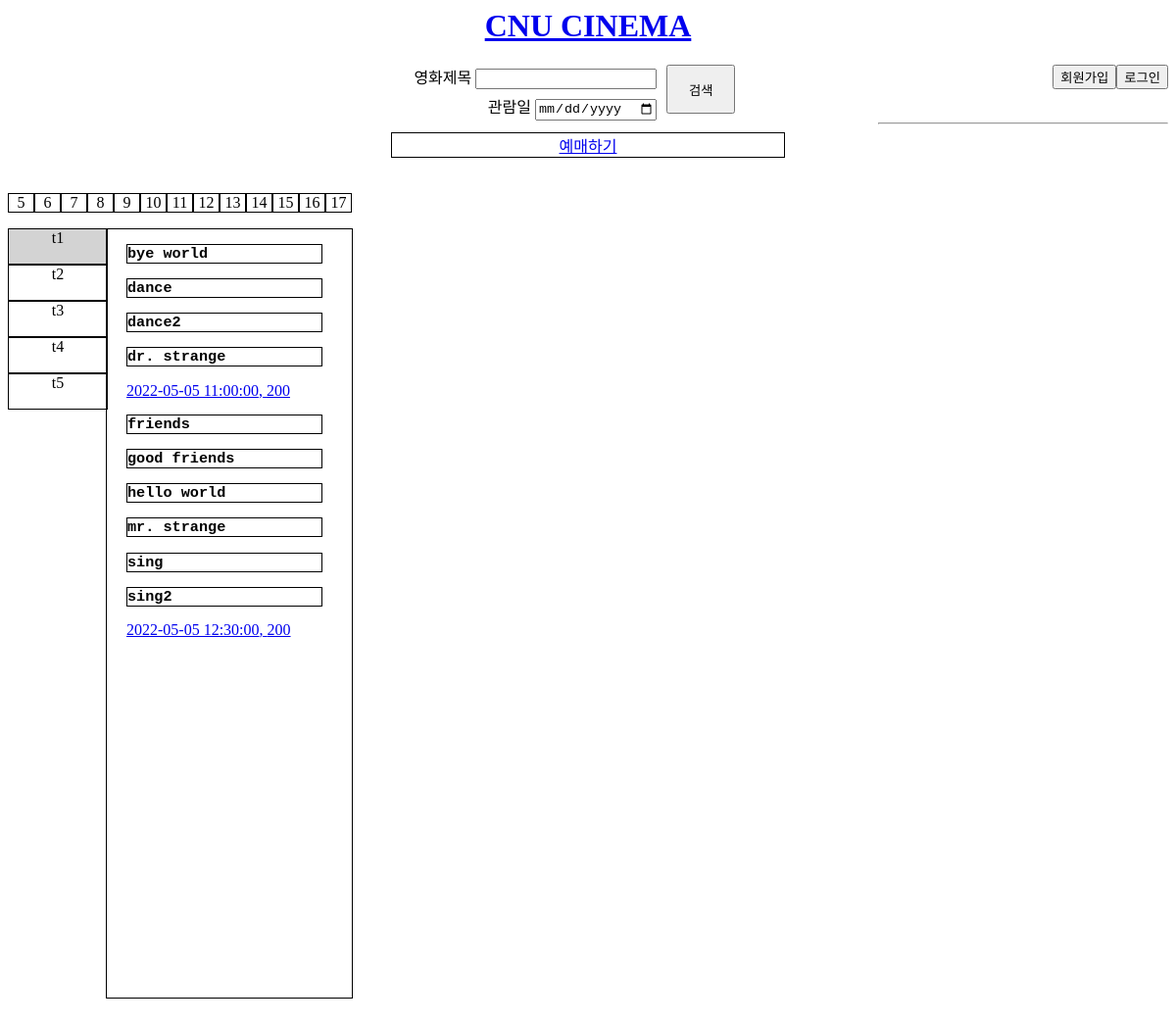
Screenshot of /schedule.php?date=2022-05-05 with the database file from the repository.
### tables this page shows
CREATE TABLE Movie 
	(
	mid TEXT NOT NULL,
	title TEXT,
	open_day TEXT,
	director TEXT,
	rating TEXT CHECK(rating IN ('ALL','12','15','18')),
	length INTEGER,
    CONSTRAINT Movie_PK PRIMARY KEY(mid)
	);

### conn.php (called while the page is built, shortened)
<?php
    $conn = FALSE;
    function getTheaterScheduleR($db, $tname, $movie, $date){
        $q = $db->query("SELECT theater.tname, schedule.sid, schedule.sdatetime, theater.seats
                            FROM schedule, theater, movie
                            WHERE (schedule.tname=theater.tname AND theater.tname='$tname')
                            AND (schedule.mid=movie.mid AND movie.title='$movie')
                            AND (DATE(schedule.sdatetime)=DATE('$date'));"
                        );
        $results = $q->fetchAll(PDO::FETCH_ASSOC);
        return $results;
    }
?>

### schedule.php (the view, shortened to what this page needs)
<?php
    include ('conn.php');
    $date = $_GET["date"];
?>
<html lang="en">
<head>
    <link rel="stylesheet" href="css/index.css">
</head>
<body>
    <div class="header">
        <h1 id="title"><a href="/index.php">CNU CINEMA</a></h1>
        <div class="div1"></div>
        <div class="div2" id="search">
            <form action="search.php" method="get" id="formform" name="search" onsubmit="return blankSearch();">
                <div id="in">
                    <li>영화제목 <input type="text" id="search" name="movie_title"></li>
                    <li>관람일 <input type="date" name="s_date"></li>
                </div>
                <div id="s">
                    <input type="submit" value="검색">
                </div>
            </form>
        </div>
        <?php
            if($conn){
                $email = $_SESSION["ID"];
                $pw = $_SESSION["PWD"];
                $q=$db->query("SELECT name FROM customer WHERE email='$email' and password='$pw';");
                $results = $q->fetchAll(PDO::FETCH_ASSOC);
                $name = $results[0]["name"];
                echo "<div>$name 님 | <button onclick='location.href=\"mypage.php\"'>마이페이지</button>
                                    <button onclick='location.href=\"signout.php\"'>로그아웃</button></div>";
        ?>
        <?php
            }
            else{
        ?>
        <div class="div3" id="signin">
            <button onclick="location.href='signin.php'">로그인</button>
            <button onclick="location.href='signup.php'">회원가입</button>
        </div>
        <?php
            }
        ?>
    </div><br><br>
    <div>
        <hr>
    </div>
    <ul>
        <li class="bar"><a href="schedule.php?date=2022-05-05">예매하기</a>
    </ul><br><br>
    <div>
        <ul class="date_select">
            <li class="date">5</li>
            <li class="date">6</li>
            <li class="date">7</li>
            <li class="date">8</li>
            <li class="date">9</li>
            <li class="date">10</li>
            <li class="date">11</li>
            <li class="date">12</li>
            <li class="date">13</li>
            <li class="date">14</li>
            <li class="date">15</li>
            <li class="date">16</li>
            <li class="date">17</li>
        </ul>
    </div>
    <br><br>
    <div class="tname">
        <ul>
            <li class="t" id="t1box" onclick="show('t1', event)">t1</li>
            <li class="t" id="t2box" onclick="show('t2', event)">t2</li>
            <li class="t" id="t3box" onclick="show('t3', event)">t3</li>
            <li class="t" id="t4box" onclick="show('t4', event)">t4</li>
            <li class="t" id="t5box" onclick="show('t5', event)">t5</li>
        </ul>
    </div>
    <div class="sche_box">
        <div class="schedule" id="t1">
            <?php
                $results = $db->query("SELECT title FROM movie ORDER BY title;");
                foreach($results as $title){
                    $t = $title["title"];
                    echo "<h3>$t</h3>";
                    echo "<ul class='t1movie_sche$t'>";
                    $t1_sche = getTheaterScheduleR($db, "t1", $t, $date);
                    foreach($t1_sche as $row){
                        $sche = $row["sdatetime"];
                        $seats = $row["seats"];
                        $sid = $row["sid"];
                        echo "<li class='sche$t'><a href='booking.php?theater=t2&title=$t&sche=$sche&sid=$sid'>$sche, $seats</a></li>";
                    }
                    echo "</ul>";
                }
            ?>
        </div>
    </div>
</body>
</html>

### css/index.css (style rules this page uses)
.header { margin-bottom: 3%; }
#title { color: red; text-align: center; }
#search { text-align: center; }
.div1 { float: left; height: 5px; width: 35%; }
.div2 { float: left; width: 40%; margin: auto; }
#in, #s { float: left; }
#in li { text-align: right; margin-bottom: 5px; }
#s input { width: 70px; height: 50px; margin-left: 10px; }
.div3 button { float: right; }
.t { list-style: none; border: 1px; border-style: solid; height: 35px; width: 100px; text-align: center; }
.tname { float: left; height: 100%; width: 100px; padding-left: 0; }
#t1box { background-color: lightgrey; }
.sche_box { float: left; height: 100%; width: 250px; padding-left: 0; margin-bottom: 50px; border: 1px; border-style: solid; }
#t1 { display: block; width: 200px; padding-left: 20px; }
ul { padding: 0; margin: 0; }
.date { list-style: none; float: left; border: 1px; border-style: solid; width: 25px; text-align: center; }
.date_select { width: 100%; }
.bar { list-style: none; border: 1px; border-style: solid; width: 400px; text-align: center; margin: auto; }
.schedule ul li { list-style: none; width: 400px; }
.schedule h3 { border: 1px; border-style: solid; font-family: monospace; }
.div2 li { list-style: none; }

### rows the page displays
movie: title "bye world"
movie: title "dance"
movie: title "dance2"
movie: title "dr. strange", sche "2022-05-05 11:00:00", seats "200"
movie: title "friends"
movie: title "good friends"
movie: title "hello world"
movie: title "mr. strange"
movie: title "sing"
movie: title "sing2", sche "2022-05-05 12:30:00", seats "200"
